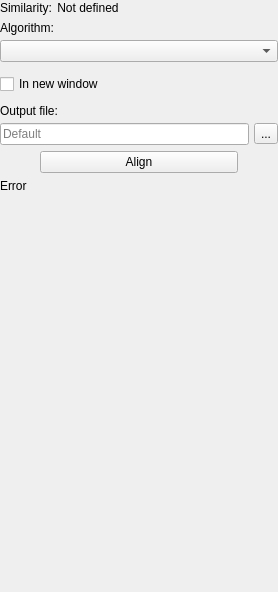
<?xml version="1.0" encoding="UTF-8"?>
<ui version="4.0">
 <class>PairwiseAlignmentOptionsPanelWidget</class>
 <widget class="QWidget" name="PairwiseAlignmentOptionsPanelWidget">
  <property name="geometry">
   <rect>
    <x>0</x>
    <y>0</y>
    <width>278</width>
    <height>592</height>
   </rect>
  </property>
  <property name="sizePolicy">
   <sizepolicy hsizetype="Preferred" vsizetype="Preferred">
    <horstretch>0</horstretch>
    <verstretch>0</verstretch>
   </sizepolicy>
  </property>
  <property name="windowTitle">
   <string>Form</string>
  </property>
  <layout class="QVBoxLayout" name="mainLayout">
   <property name="spacing">
    <number>6</number>
   </property>
   <property name="sizeConstraint">
    <enum>QLayout::SetMinAndMaxSize</enum>
   </property>
   <property name="leftMargin">
    <number>0</number>
   </property>
   <property name="topMargin">
    <number>0</number>
   </property>
   <property name="rightMargin">
    <number>0</number>
   </property>
   <property name="bottomMargin">
    <number>0</number>
   </property>
   <item>
    <widget class="QWidget" name="sequenceContainerWidget" native="true">
     <property name="sizePolicy">
      <sizepolicy hsizetype="Preferred" vsizetype="Minimum">
       <horstretch>0</horstretch>
       <verstretch>0</verstretch>
      </sizepolicy>
     </property>
     <layout class="QVBoxLayout" name="sequencesLayout">
      <property name="spacing">
       <number>5</number>
      </property>
      <property name="sizeConstraint">
       <enum>QLayout::SetMinAndMaxSize</enum>
      </property>
      <property name="leftMargin">
       <number>0</number>
      </property>
      <property name="topMargin">
       <number>0</number>
      </property>
      <property name="rightMargin">
       <number>0</number>
      </property>
      <property name="bottomMargin">
       <number>0</number>
      </property>
      <item>
       <layout class="QHBoxLayout" name="firstSequenceLayout">
        <property name="spacing">
         <number>5</number>
        </property>
        <property name="sizeConstraint">
         <enum>QLayout::SetMinAndMaxSize</enum>
        </property>
       </layout>
      </item>
      <item>
       <layout class="QHBoxLayout" name="secondSequenceLayout">
        <property name="spacing">
         <number>5</number>
        </property>
        <property name="sizeConstraint">
         <enum>QLayout::SetMinAndMaxSize</enum>
        </property>
       </layout>
      </item>
      <item>
       <widget class="QWidget" name="similarityContainerWidget" native="true">
        <property name="minimumSize">
         <size>
          <width>0</width>
          <height>16</height>
         </size>
        </property>
        <layout class="QVBoxLayout" name="similarityContainerLayout">
         <property name="spacing">
          <number>0</number>
         </property>
         <property name="leftMargin">
          <number>0</number>
         </property>
         <property name="topMargin">
          <number>0</number>
         </property>
         <property name="rightMargin">
          <number>0</number>
         </property>
         <property name="bottomMargin">
          <number>0</number>
         </property>
         <item>
          <widget class="QWidget" name="similarityWidget" native="true">
           <property name="sizePolicy">
            <sizepolicy hsizetype="Preferred" vsizetype="Minimum">
             <horstretch>0</horstretch>
             <verstretch>0</verstretch>
            </sizepolicy>
           </property>
           <layout class="QHBoxLayout" name="similarityLayout">
            <property name="spacing">
             <number>5</number>
            </property>
            <property name="sizeConstraint">
             <enum>QLayout::SetMinAndMaxSize</enum>
            </property>
            <property name="leftMargin">
             <number>0</number>
            </property>
            <property name="topMargin">
             <number>0</number>
            </property>
            <property name="rightMargin">
             <number>0</number>
            </property>
            <property name="bottomMargin">
             <number>0</number>
            </property>
            <item>
             <widget class="QLabel" name="similarityLabel">
              <property name="sizePolicy">
               <sizepolicy hsizetype="Preferred" vsizetype="Fixed">
                <horstretch>0</horstretch>
                <verstretch>0</verstretch>
               </sizepolicy>
              </property>
              <property name="text">
               <string>Similarity:</string>
              </property>
             </widget>
            </item>
            <item>
             <widget class="QLabel" name="similarityValueLabel">
              <property name="sizePolicy">
               <sizepolicy hsizetype="Preferred" vsizetype="Fixed">
                <horstretch>0</horstretch>
                <verstretch>0</verstretch>
               </sizepolicy>
              </property>
              <property name="text">
               <string>Not defined</string>
              </property>
              <property name="alignment">
               <set>Qt::AlignCenter</set>
              </property>
             </widget>
            </item>
            <item>
             <spacer name="similaritySpacer">
              <property name="orientation">
               <enum>Qt::Horizontal</enum>
              </property>
              <property name="sizeHint" stdset="0">
               <size>
                <width>40</width>
                <height>16</height>
               </size>
              </property>
             </spacer>
            </item>
           </layout>
          </widget>
         </item>
        </layout>
       </widget>
      </item>
      <item>
       <widget class="QLabel" name="algorithmLabel">
        <property name="sizePolicy">
         <sizepolicy hsizetype="Preferred" vsizetype="Fixed">
          <horstretch>0</horstretch>
          <verstretch>0</verstretch>
         </sizepolicy>
        </property>
        <property name="text">
         <string>Algorithm:</string>
        </property>
       </widget>
      </item>
      <item>
       <widget class="QComboBox" name="algorithmListComboBox"/>
      </item>
     </layout>
    </widget>
   </item>
   <item>
    <widget class="QWidget" name="settingsContainerWidget" native="true">
     <layout class="QVBoxLayout" name="settingsContainerWidgetLayout">
      <property name="spacing">
       <number>0</number>
      </property>
      <property name="sizeConstraint">
       <enum>QLayout::SetMinAndMaxSize</enum>
      </property>
      <property name="leftMargin">
       <number>0</number>
      </property>
      <property name="topMargin">
       <number>0</number>
      </property>
      <property name="rightMargin">
       <number>0</number>
      </property>
      <property name="bottomMargin">
       <number>0</number>
      </property>
     </layout>
    </widget>
   </item>
   <item>
    <widget class="QWidget" name="outputContainerWidget" native="true">
     <layout class="QVBoxLayout" name="outoutContainerLayout">
      <property name="spacing">
       <number>5</number>
      </property>
      <property name="leftMargin">
       <number>0</number>
      </property>
      <property name="topMargin">
       <number>0</number>
      </property>
      <property name="rightMargin">
       <number>0</number>
      </property>
      <property name="bottomMargin">
       <number>0</number>
      </property>
      <item>
       <widget class="QCheckBox" name="inNewWindowCheckBox">
        <property name="toolTip">
         <string>Open the alignment result in the new editor</string>
        </property>
        <property name="text">
         <string>In new window</string>
        </property>
       </widget>
      </item>
      <item>
       <spacer name="outputSpacer">
        <property name="orientation">
         <enum>Qt::Vertical</enum>
        </property>
        <property name="sizeType">
         <enum>QSizePolicy::Fixed</enum>
        </property>
        <property name="sizeHint" stdset="0">
         <size>
          <width>20</width>
          <height>5</height>
         </size>
        </property>
       </spacer>
      </item>
      <item>
       <widget class="QLabel" name="outputFileLabel">
        <property name="sizePolicy">
         <sizepolicy hsizetype="Preferred" vsizetype="Fixed">
          <horstretch>0</horstretch>
          <verstretch>0</verstretch>
         </sizepolicy>
        </property>
        <property name="text">
         <string>Output file:</string>
        </property>
        <property name="margin">
         <number>0</number>
        </property>
       </widget>
      </item>
      <item>
       <layout class="QHBoxLayout" name="outputFileLayout">
        <property name="spacing">
         <number>5</number>
        </property>
        <property name="sizeConstraint">
         <enum>QLayout::SetMinAndMaxSize</enum>
        </property>
        <item>
         <widget class="QLineEdit" name="outputFileLineEdit">
          <property name="toolTip">
           <string>Select file to save result of the alignment. If it is not defined, default file name will be used.</string>
          </property>
          <property name="placeholderText">
           <string>Default</string>
          </property>
         </widget>
        </item>
        <item>
         <widget class="QToolButton" name="outputFileSelectButton">
          <property name="text">
           <string>...</string>
          </property>
         </widget>
        </item>
       </layout>
      </item>
     </layout>
    </widget>
   </item>
   <item>
    <layout class="QHBoxLayout" name="horizontalLayout">
     <item>
      <widget class="QPushButton" name="alignButton">
       <property name="sizePolicy">
        <sizepolicy hsizetype="Fixed" vsizetype="Fixed">
         <horstretch>0</horstretch>
         <verstretch>0</verstretch>
        </sizepolicy>
       </property>
       <property name="minimumSize">
        <size>
         <width>198</width>
         <height>0</height>
        </size>
       </property>
       <property name="maximumSize">
        <size>
         <width>198</width>
         <height>16777215</height>
        </size>
       </property>
       <property name="text">
        <string>Align</string>
       </property>
      </widget>
     </item>
    </layout>
   </item>
   <item>
    <widget class="QLabel" name="lblMessage">
     <property name="text">
      <string>Error</string>
     </property>
     <property name="wordWrap">
      <bool>true</bool>
     </property>
    </widget>
   </item>
   <item>
    <spacer name="globaSpacer">
     <property name="orientation">
      <enum>Qt::Vertical</enum>
     </property>
     <property name="sizeHint" stdset="0">
      <size>
       <width>17</width>
       <height>365</height>
      </size>
     </property>
    </spacer>
   </item>
  </layout>
 </widget>
 <resources/>
 <connections/>
</ui>
